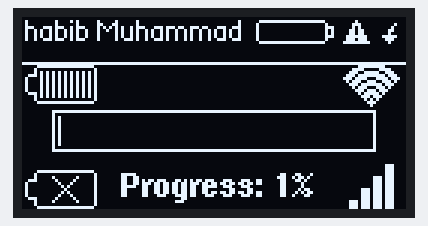
This sketch was run on a simulated Arduino Uno, built with avr-gcc and run on an emulated ATmega328P. Parts: 128×64 one-colour display. What the sketch prints to the serial monitor is not drawn.

Above: at 0.15 s.
At 0.82 s:
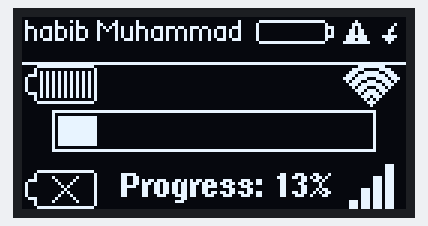
At 1.62 s:
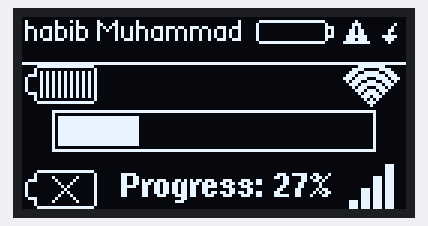
At 3.21 s:
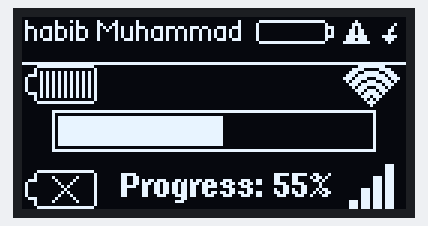
At 4.7 s:
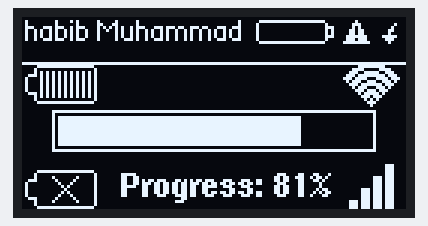
At 6.29 s:
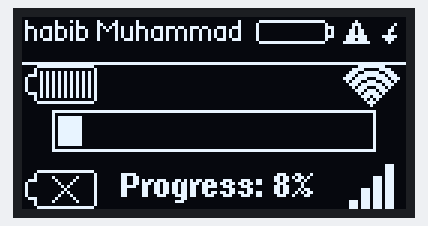

The sketch:

ProgressBar_Test.ino
```cpp
#include <Arduino.h>
#include <U8g2lib.h>
U8G2_SSD1306_128X64_NONAME_F_HW_I2C u8g2(U8G2_R0, /* reset=*/ U8X8_PIN_NONE);
//U8G2_SSD1306_128X64_NONAME_F_4W_HW_SPI u8g2(U8G2_R0, /*cs=*/ 10, /* dc=*/ 3, /* reset=*/ 2); // [page buffer, size = 128 bytes]
//U8G2_SSD1306_128X64_NONAME_1_4W_SW_SPI u8g2(U8G2_R0, /* clock=*/ 7, /* data=*/ 5, /* cs=*/ 10, /* dc=*/ 3, /* reset=*/ 2);
int progress = 0; // Initialize progress variable

static const unsigned char image_Lock_7x8_bits[] U8X8_PROGMEM = {0x1c, 0x22, 0x22, 0x7f, 0x7f, 0x77, 0x7f, 0x3e};
static const unsigned char image_Bluetooth_Idle_5x8_bits[] U8X8_PROGMEM = {0x04, 0x0d, 0x16, 0x0c, 0x0c, 0x16, 0x0d, 0x04};
static const unsigned char image_Volup_8x6_bits[] U8X8_PROGMEM = {0x48, 0x8c, 0xaf, 0xaf, 0x8c, 0x48};
static const unsigned char image_Alert_9x8_bits[] U8X8_PROGMEM = {0x10, 0x00, 0x38, 0x00, 0x28, 0x00, 0x6c, 0x00, 0x6c, 0x00, 0xfe, 0x00, 0xee, 0x00, 0xff, 0x01};

static const unsigned char image_wifi_full_bits[] U8X8_PROGMEM = {0x80, 0x0f, 0x00, 0xe0, 0x3f, 0x00, 0x78, 0xf0, 0x00, 0x9c, 0xcf, 0x01, 0xee, 0xbf, 0x03, 0xf7, 0x78, 0x07, 0x3a, 0xe7, 0x02, 0xdc, 0xdf, 0x01, 0xe8, 0xb8, 0x00, 0x70, 0x77, 0x00, 0xa0, 0x2f, 0x00, 0xc0, 0x1d, 0x00, 0x80, 0x0a, 0x00, 0x00, 0x07, 0x00, 0x00, 0x02, 0x00};
static const unsigned char image_network_4_bars_bits[] U8X8_PROGMEM = {0x00, 0x70, 0x00, 0x70, 0x00, 0x70, 0x00, 0x70, 0x00, 0x77, 0x00, 0x77, 0x00, 0x77, 0x00, 0x77, 0x70, 0x77, 0x70, 0x77, 0x70, 0x77, 0x70, 0x77, 0x77, 0x77, 0x77, 0x77, 0x77, 0x77, 0x00, 0x00};
static const unsigned char image_battery_100_bits[] U8X8_PROGMEM = {0x00, 0x00, 0x00, 0xf0, 0xff, 0x7f, 0x08, 0x00, 0x80, 0xa8, 0xaa, 0xaa, 0xae, 0xaa, 0xaa, 0xa1, 0xaa, 0xaa, 0xa1, 0xaa, 0xaa, 0xa1, 0xaa, 0xaa, 0xa1, 0xaa, 0xaa, 0xa1, 0xaa, 0xaa, 0xae, 0xaa, 0xaa, 0xa8, 0xaa, 0xaa, 0x08, 0x00, 0x80, 0xf0, 0xff, 0x7f, 0x00, 0x00, 0x00, 0x00, 0x00, 0x00};
static const unsigned char image_arrow_curved_left_down_bits[] U8X8_PROGMEM = {0x10, 0x08, 0x0c, 0x04, 0x1f, 0x0e, 0x04};
static const unsigned char image_Alert_bits[] U8X8_PROGMEM = {0x10, 0x00, 0x38, 0x00, 0x28, 0x00, 0x6c, 0x00, 0x6c, 0x00, 0xfe, 0x00, 0xee, 0x00, 0xff, 0x01};
static const unsigned char image_display_brightness_bits[] U8X8_PROGMEM = {0x80, 0x00, 0x84, 0x10, 0x08, 0x08, 0xc0, 0x01, 0x31, 0x46, 0x12, 0x24, 0x08, 0x08, 0x08, 0x08, 0x08, 0x08, 0x12, 0x24, 0x31, 0x46, 0xc0, 0x01, 0x08, 0x08, 0x84, 0x10, 0x80, 0x00, 0x00, 0x00};
static const unsigned char image_Battery_bits[] U8X8_PROGMEM = {0xfe, 0xff, 0x7f, 0x00, 0x01, 0x00, 0x80, 0x00, 0x01, 0x00, 0x80, 0x03, 0x01, 0x00, 0x80, 0x02, 0x01, 0x00, 0x80, 0x02, 0x01, 0x00, 0x80, 0x03, 0x01, 0x00, 0x80, 0x00, 0xfe, 0xff, 0x7f, 0x00};
static const unsigned char image_battery_0_bits[] U8X8_PROGMEM = {0x00, 0x00, 0x00, 0xf0, 0xff, 0x7f, 0x08, 0x00, 0x80, 0x08, 0x02, 0x82, 0x0e, 0x04, 0x81, 0x01, 0x88, 0x80, 0x01, 0x50, 0x80, 0x01, 0x20, 0x80, 0x01, 0x50, 0x80, 0x01, 0x88, 0x80, 0x0e, 0x04, 0x81, 0x08, 0x02, 0x82, 0x08, 0x00, 0x80, 0xf0, 0xff, 0x7f, 0x00, 0x00, 0x00, 0x00, 0x00, 0x00};

void setup() {
  Serial.begin(9600);
  u8g2.begin();
}

void loop() {
  unsigned long startTime = millis();
  char buffer[20]; // Buffer to hold the progress text
  u8g2.firstPage();
  do {
    u8g2.clearBuffer();
    u8g2.setFontMode(1);
    u8g2.setBitmapMode(1);
    u8g2.drawFrame(10, 31, 108, 14); // Draw the frame of the progress bar
    u8g2.drawBox(12, 33, progress, 10); // Draw the progress bar fill
    u8g2.setFont(u8g2_font_helvB08_tr);
//    u8g2.drawStr(29, 56, "progress : ");
    sprintf(buffer, "Progress: %d%%", progress); // Construct a string with the progress variable
    u8g2.drawStr(33, 60, buffer); // Display the percentage
//    u8g2.drawStr(82, 57, "30%");
    u8g2.drawLine(0, 15, 128, 15);
    u8g2.setFont(u8g2_font_haxrcorp4089_tr);
    u8g2.drawStr(1, 8, "habib Muhammad");
    u8g2.drawXBMP(107, 15, 19, 15, image_wifi_full_bits);
    u8g2.drawXBMP(109, 49, 15, 16, image_network_4_bars_bits);
    u8g2.drawXBMP(1, 15, 24, 16, image_battery_100_bits);
    u8g2.drawXBMP(120, 2, 5, 7, image_arrow_curved_left_down_bits);
    u8g2.drawXBMP(107, 1, 9, 8, image_Alert_bits);
//    u8g2.drawXBMP(5, 29, 15, 16, image_display_brightness_bits);
    u8g2.drawXBMP(78, 1, 26, 8, image_Battery_bits);
    u8g2.drawXBMP(1, 50, 24, 16, image_battery_0_bits);

//    u8g2.clearBuffer(); // Clear the internal memory
//    u8g2.setFont(u8g2_font_haxrcorp4089_tr);
//    u8g2.drawStr(0, 7, "Progress Bar Screen");
//    u8g2.drawLine(0, 9, 127, 9);
//    u8g2.drawXBMP( 100, 0, 7, 8, image_Lock_7x8_bits);
//    u8g2.drawXBMP( 111, 0, 5, 8, image_Bluetooth_Idle_5x8_bits);
//    u8g2.drawXBMP( 120, 1, 8, 6, image_Volup_8x6_bits);
//    u8g2.drawXBMP( 22, 47, 9, 8, image_Alert_9x8_bits);
//    u8g2.setFont(u8g2_font_helvB08_tr);
//    u8g2.drawFrame(10, 25, 108, 14); // Draw the frame of the progress bar
//    u8g2.drawBox(12, 27, progress, 10); // Draw the progress bar fill
//    sprintf(buffer, "Progress: %d%%", progress); // Construct a string with the progress variable
//    u8g2.drawStr(35, 55, buffer); // Display the percentage
  } while ( u8g2.nextPage() ); // Continue drawing on the next page if any

  unsigned long endTime = millis();
  Serial.print("Update time (microseconds): ");
  Serial.println(endTime - startTime);

  progress++; // Increment progress for demonstration
  if (progress > 100) {
    progress = 0; // Reset progress after reaching 100
  }

//  delay(100); // Slow down the loop so progress updates are visible
}
```

Measured:
- by itself, everything shown: repeats every 5.8 s, in 101 steps
